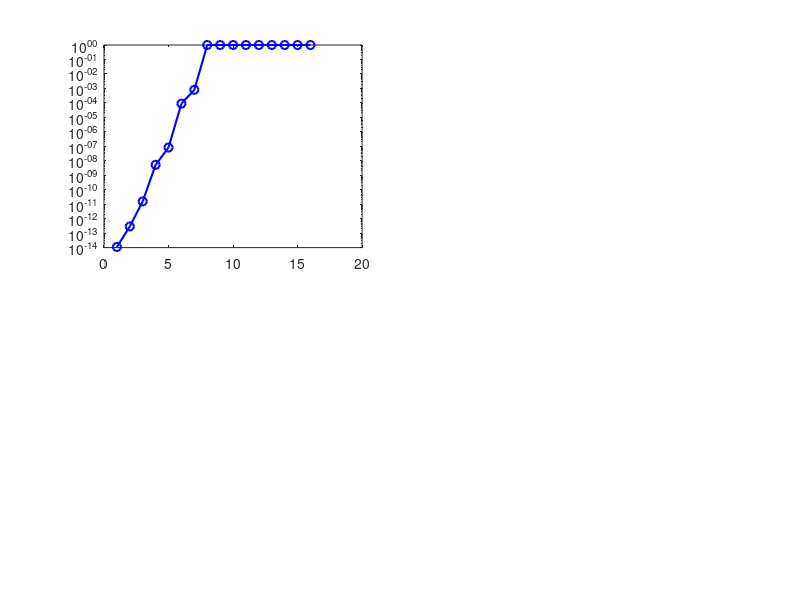

Source code (MATLAB): (Note: this script raises an error after producing the figure.)
clear; clc;

n_vals = 1:16;
N = length(n_vals);

err_rel_1 = zeros(1, N);
err_rel_2 = zeros(1, N);
err_rel_3 = zeros(1, N);
err_rel_4 = zeros(1, N);

fprintf('%-5s %-12s %-15s %-15s %-15s %-15s\n', ...
    'n', 'x', 'err_rel_f1', 'err_rel_f2', 'err_rel_f3', 'err_rel_f4');
fprintf('%s\n', repmat('-', 1, 80));

for k = 1:N
    n = n_vals(k);
    x = 10^(-n);

    f_1     = (1 - cos(x)) / x^2;
    f_1_ref = 1/2 - x^2/24 + x^4/720 - x^6/40320 + x^8/3628800;
    err_rel_1(k) = abs(f_1_ref - f_1) / abs(f_1_ref);

    f_2     = (exp(x) - 1) / x;
    f_2_ref = 1 + x/2 + x^2/6 + x^3/24 + x^4/120 + x^5/720;
    err_rel_2(k) = abs(f_2_ref - f_2) / abs(f_2_ref);

    f_3     = 1 - sqrt(1 - x^2);
    f_3_ref = x^2 / (1 + sqrt(1 - x^2));
    err_rel_3(k) = abs(f_3_ref - f_3) / abs(f_3_ref);

    f_4     = ((x + 1)^2 - 1) / x;
    f_4_ref = x + 2;
    err_rel_4(k) = abs(f_4_ref - f_4) / abs(f_4_ref);

    fprintf('%-5d %-12.2e %-15.6e %-15.6e %-15.6e %-15.6e\n', ...
        n, x, err_rel_1(k), err_rel_2(k), err_rel_3(k), err_rel_4(k));
end

fprintf('\nMachine epsilon (double): %.6e\n', eps('double'));

% --- Plots ---
figure('Name', 'Relative Errors vs x = 10^{-n}');

subplot(2, 2, 1);
semilogy(n_vals, err_rel_1, 'b-o', 'LineWidth', 1.5);
hold on;
yline(eps('double'), 'r--', '\epsilon_{mach}', 'LabelHorizontalAlignment', 'left');
xlabel('n  (x = 10^{-n})'); ylabel('Relative error');
title('f_1(x) = (1 - \cos x) / x^2');
grid on;

subplot(2, 2, 2);
semilogy(n_vals, err_rel_2, 'b-o', 'LineWidth', 1.5);
hold on;
yline(eps('double'), 'r--', '\epsilon_{mach}', 'LabelHorizontalAlignment', 'left');
xlabel('n  (x = 10^{-n})'); ylabel('Relative error');
title('f_2(x) = (e^x - 1) / x');
grid on;

subplot(2, 2, 3);
semilogy(n_vals, err_rel_3, 'b-o', 'LineWidth', 1.5);
hold on;
yline(eps('double'), 'r--', '\epsilon_{mach}', 'LabelHorizontalAlignment', 'left');
xlabel('n  (x = 10^{-n})'); ylabel('Relative error');
title('f_3(x) = 1 - \sqrt{1 - x^2}');
grid on;

subplot(2, 2, 4);
semilogy(n_vals, err_rel_4, 'b-o', 'LineWidth', 1.5);
hold on;
yline(eps('double'), 'r--', '\epsilon_{mach}', 'LabelHorizontalAlignment', 'left');
xlabel('n  (x = 10^{-n})'); ylabel('Relative error');
title('f_4(x) = ((x+1)^2 - 1) / x');
grid on;

sgtitle('Errori relativi: formula naive vs. stabile');
